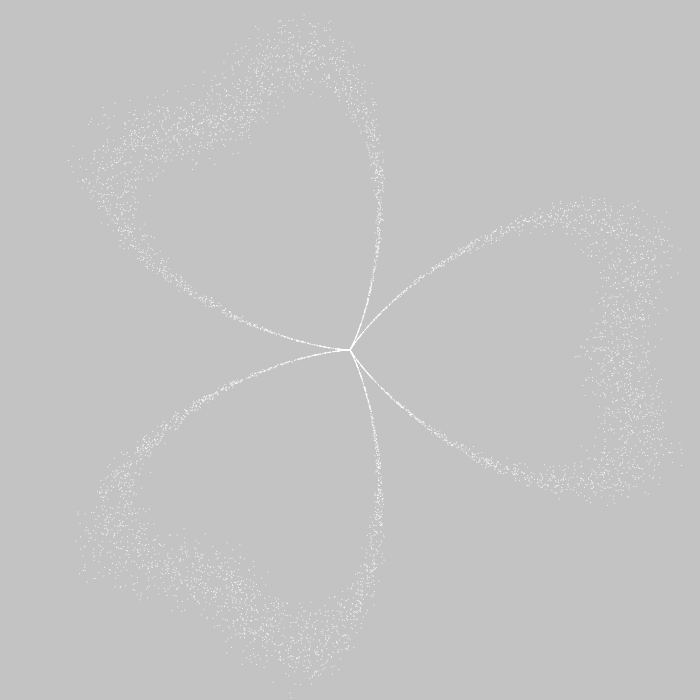
Frame 1 (no input)
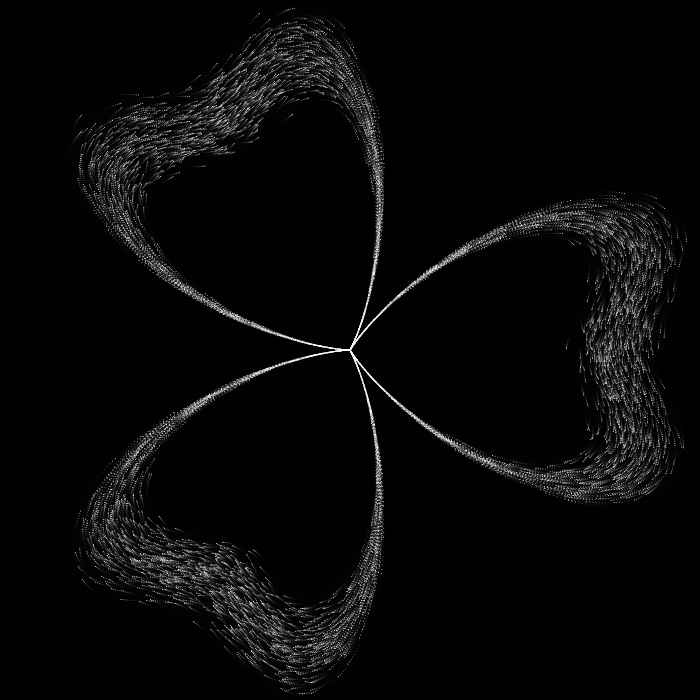
Frame 60 (no input)
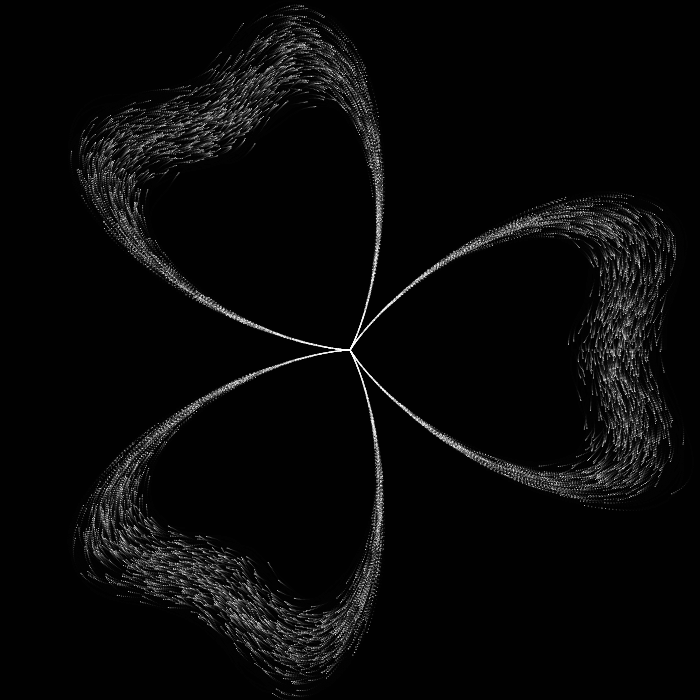
Frame 120 (the mouse pressed at the canvas centre since frame 60)

The p5.js sketch that drew these frames (run headless with seeded random() and noise() and a simulated clock; from frame 60 on, the mouse is pressed at the canvas centre):

// p5.js sketch
// ── sketch.js
let nbr = 7000;
let particules=[];
let speed=0.005;
let taille;
let alpha=0.6;

function setup(){
  createCanvas(700,700);
  taille=min(width,height)*0.15;
  while (particules.length<nbr){
    particules.push({'theta':random(TWO_PI),'offset':random(1000)})
  }
}

function draw(){
  background(0,0,0,60)
  while (particules.length<nbr){
    particules.push({'theta':0,'offset':random(1000)})
  }
  translate(width/2,height/2)
  stroke(255)
  fill(255)
  for (let p of particules){
    r=taille*(1+alpha*noise(p.theta+p.offset))
    /* Pour les coeurs
    x=r*sin(p.theta)**3
    y=-r*(cos(p.theta)-cos(p.theta)**4)
    */
    /* Pour le trèfle */
    n=3
    rho=r*(1+cos(p.theta*n)+sin(p.theta*n)**2)
    x=rho*cos(p.theta)
    y=rho*sin(p.theta)
    point(x,y)
    p.theta+=speed;
  }

  for (let i=particules.length-1;i>=0;i--){
    if (particules[i].theta>=TWO_PI){
      particules.splice(i,1)
    }
  }
}
